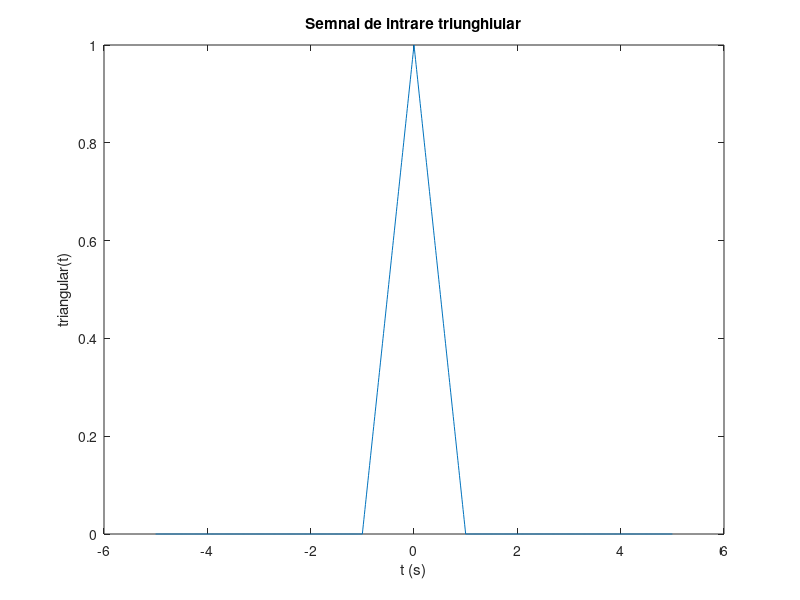

Here is the MATLAB script that generated this plot:
%% ** Task2 **

clear all
close all
clc


t = -5:0.01:5;
r = zeros(1, length(t));

for i = 1:length(t)
    if((t(i) >= -1) && (t(i) <= 1))
        r(i) = 1 - abs(t(i));
    end
end

figure;
plot(t, r);
title('Semnal de intrare triunghiular');
xlabel('t (s)');
ylabel('triangular(t)');
